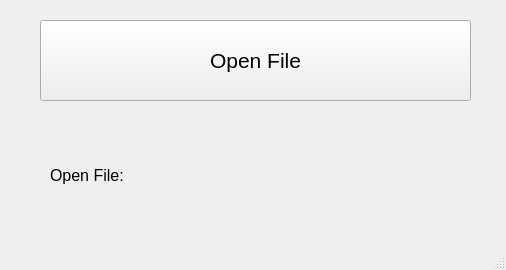
<?xml version="1.0" encoding="UTF-8"?>
<ui version="4.0">
 <class>MainWindow</class>
 <widget class="QMainWindow" name="MainWindow">
  <property name="geometry">
   <rect>
    <x>0</x>
    <y>0</y>
    <width>506</width>
    <height>270</height>
   </rect>
  </property>
  <property name="windowTitle">
   <string>MainWindow</string>
  </property>
  <widget class="QWidget" name="centralwidget">
   <widget class="QPushButton" name="pushButton">
    <property name="geometry">
     <rect>
      <x>40</x>
      <y>20</y>
      <width>431</width>
      <height>81</height>
     </rect>
    </property>
    <property name="font">
     <font>
      <pointsize>16</pointsize>
     </font>
    </property>
    <property name="text">
     <string>Open File</string>
    </property>
   </widget>
   <widget class="QLabel" name="label">
    <property name="geometry">
     <rect>
      <x>50</x>
      <y>160</y>
      <width>411</width>
      <height>31</height>
     </rect>
    </property>
    <property name="font">
     <font>
      <pointsize>12</pointsize>
     </font>
    </property>
    <property name="text">
     <string>Open File: </string>
    </property>
   </widget>
  </widget>
  <widget class="QMenuBar" name="menubar">
   <property name="geometry">
    <rect>
     <x>0</x>
     <y>0</y>
     <width>506</width>
     <height>21</height>
    </rect>
   </property>
  </widget>
  <widget class="QStatusBar" name="statusbar"/>
 </widget>
 <resources/>
 <connections/>
</ui>
